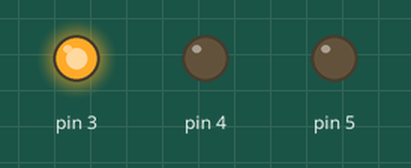
Bench run of a sketch on a simulated Arduino Uno, built with avr-gcc and run on an emulated ATmega328P. Shown: output pins drawn as LEDs (lit = HIGH).

Above: at 0.5 s.
At 2.5 s:
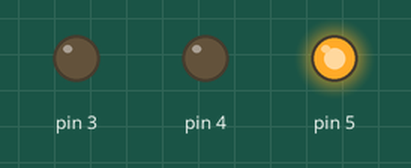
At 3.5 s:
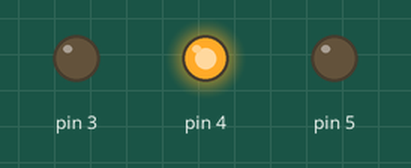
Timing chart, 0 to 5.2 s (numbered marks = the images above):
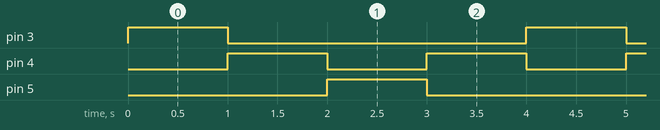

Measured:
- by itself, pin 3, pin 5: alternates HIGH for 1.0 s and LOW for 3.0 s
- by itself, pin 4: alternates HIGH for 1.0 s and LOW for 1.0 s
- by itself, everything shown: repeats every 4.0 s, in 5 steps

The sketch:

BLINK_SEQUENTIALLY.ino
```cpp
void setup() {
  // put your setup code here, to run once:
  for(char i =3 ; i<6;i++)
  {
    pinMode(i,OUTPUT);
  }
}

void loop() {
  // put your main code here, to run repeatedly:
  for(char i =3;i<6;i++)
  {
    digitalWrite(i,HIGH);
    delay(1000);
    digitalWrite(i,LOW);
  }
  digitalWrite(4,HIGH);
  delay(1000);
  digitalWrite(4,LOW);
}
```
